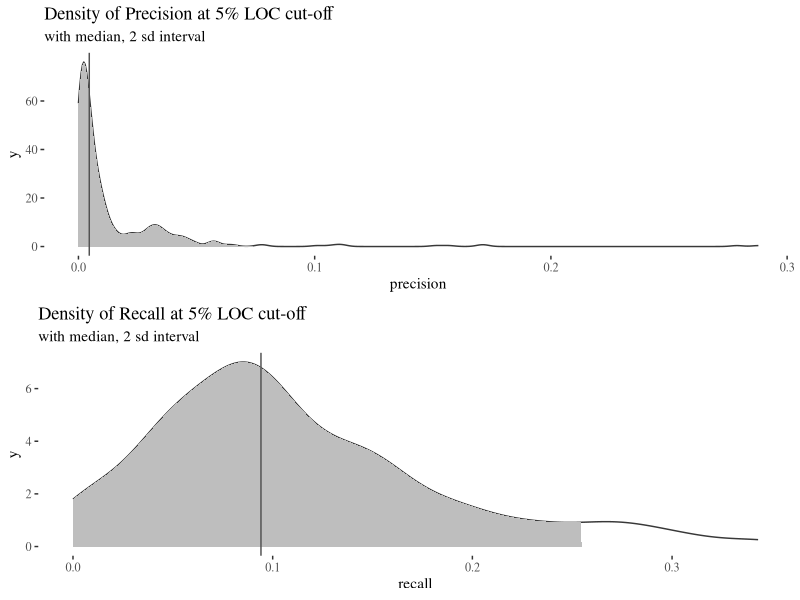

Generate this figure with R: (Note: this script raises an error after producing the figure.)
library(tidyverse)
library(ggthemes)
library(gridExtra)
ggplot2::theme_set(theme_tufte())
bayesplot::color_scheme_set("darkgray")
options(mc.cores = parallel::detectCores())

SEED = 140919 # The day I move in with my gf

setwd("~/Documents/dev/linespots/linespots-analysis/rq3")

d = read_delim('../data.csv',
               delim = ",",
               locale = locale(decimal_mark = "."),
               col_names = TRUE,
               col_types = cols(
                 AUCECDENSITY = col_double(),
                 AUCECEXAM = col_double(),
                 Algorithm = col_factor(),
                 Choice = col_factor(),
                 Commits = col_double(),
                 Depth = col_double(),
                 Domain = col_factor(),
                 EInspect10Density = col_double(),
                 EInspect10EXAM = col_double(),
                 EInspect25Density = col_double(),
                 EInspect25EXAM = col_double(),
                 EXAM = col_double(),
                 EXAM25 = col_double(),
                 EXAM33 = col_double(),
                 EXAM50 = col_double(),
                 EXAM75 = col_double(),
                 EXAM95 = col_double(),
                 EXAMF = col_double(),
                 FixCount = col_double(),
                 FixRanks = col_guess(),
                 FullExam = col_guess(),
                 Future = col_double(),
                 ID = col_factor(),
                 LOC = col_double(),
                 Language = col_factor(),
                 MRD = col_double(),
                 Origin = col_double(),
                 Project = col_factor(),
                 SRD = col_double(),
                 Source = col_factor(),
                 Time = col_factor(),
                 WCP = col_double(),
                 WCW = col_double(),
                 Weighting = col_factor(),
                 fn = col_double(),
                 fp = col_double(),
                 hdMaxDensity = col_double(),
                 hdMaxEXAM = col_double(),
                 hdMaxLOCDensity = col_double(),
                 hdMaxLOCEXAM = col_double(),
                 tn = col_double(),
                 tp = col_double()
               )
)

d = subset(d, d$FixCount != 0)

# Standardizing
d$Commits = (d$Commits - mean(d$Commits)) / sd(d$Commits)
d$LOC = (d$LOC - mean(d$LOC)) / sd(d$LOC)
d$Origin = (d$Origin - mean(d$Origin)) / sd(d$Origin)


# RQ: What kind of weighting function produces the best results for Linespots?

# For this question we are only interested in the behaviour of linespots.
ls.df = subset(d, d$Algorithm == "Linespots")

#There are some interesting things to look at for EXAM25, EXAMF, hdMaxEXAM, hdMaxLOCEXAM and the confusion matrix

ls.df$precision = ls.df$tp / (ls.df$tp + ls.df$fp)
ls.df$recall = ls.df$tp / (ls.df$tp + ls.df$fn)
precision.intervals = mean(ls.df$precision) + (seq(-4, 4, 2) * sd(ls.df$precision))
precision.intervals
recall.intervals = mean(ls.df$recall) + (seq(-4, 4, 2) * sd(ls.df$recall))
recall.intervals
pdf("rq3-precision.pdf")

p1 = ggplot(ls.df, aes(x = precision)) +
  geom_density(color = "grey22")
foo = ggplot_build(p1)$data[[1]]
p1 = p1 +
  geom_area(
    data = subset(foo, x >= precision.intervals[2] & x <= precision.intervals[4]), aes(x = x, y = y), fill = "grey") +
  geom_vline(aes(xintercept = median(precision)), linetype = "solid", color = "grey32") +
  ggtitle("Density of Precision at 5% LOC cut-off", "with median, 2 sd interval")

p2 = ggplot(ls.df, aes(x = recall)) +
  geom_density(color = "grey22")
foo = ggplot_build(p2)$data[[1]]
p2 = p2 +
  geom_area(
    data = subset(foo, x >= recall.intervals[2] & x <= recall.intervals[4]), aes(x = x, y = y), fill = "grey") +
  geom_vline(aes(xintercept = median(recall)), linetype = "solid", color = "grey32") +
  ggtitle("Density of Recall at 5% LOC cut-off", "with median, 2 sd interval")

grid.arrange(p1, p2, ncol=1)
dev.off()



pdf("rq3-exam25-hdm.pdf")
ggplot(ls.df, aes(EXAM25, hdMaxLOCEXAM)) +
  geom_point() +
  geom_abline(slope=1, intercept=0, color="grey22") +
  scale_y_log10() +
  scale_x_log10() +
  ggtitle("Correlation of EXAM 25 and hdMaxLOCEXAM", "log scale, with y=X line")
dev.off()



hdm.intervals = mean(ls.df$hdMaxLOCEXAM) + (seq(-4, 4, 2) * sd(ls.df$hdMaxLOCEXAM))
hdm.intervals
# pdf("rq3-hdm-density.pdf")
p1 = ggplot(ls.df, aes(x = hdMaxLOCEXAM)) +
  geom_density(color = "grey22") +
  xlim(0, hdm.intervals[4])
foo = ggplot_build(p1)$data[[1]]
p1 = p1 +
  geom_area(
    data = subset(foo, x >= hdm.intervals[2] & x <= hdm.intervals[4]), aes(x = x, y = y), fill = "grey") +
  geom_vline(aes(xintercept = median(hdMaxLOCEXAM)), linetype = "solid", color = "grey32") +
  ggtitle("Density of hdMaxLOCEXAM", "with median, 2 sd interval")

p2 = ggplot(ls.df, aes(x = hdMaxLOCEXAM)) +
  geom_density(color = "grey22") +
  xlim(0, 0.01)
foo = ggplot_build(p2)$data[[1]]
p2 = p2 +
  geom_area(
    data = subset(foo, x >= hdm.intervals[2] & x <= hdm.intervals[4]), aes(x = x, y = y), fill = "grey") +
  geom_vline(aes(xintercept = median(hdMaxLOCEXAM)), linetype = "solid", color="grey22") +
  ggtitle("Density of hdMaxLOCEXAM", "with median, zoomed x-axis")

grid.arrange(p1, p2, ncol=1)
dev.off()



ex25.intervals = mean(ls.df$EXAM25) + (seq(-4, 4, 2) * sd(ls.df$EXAM25))
ex25.intervals
pdf("rq3-exam25-density.pdf")
p = ggplot(ls.df, aes(x = EXAM25)) +
  geom_density(color = "grey22")
foo = ggplot_build(p)$data[[1]]
p = p +
  geom_area(
    data = subset(foo, x >= ex25.intervals[2] & x <= ex25.intervals[4]), aes(x = x, y = y), fill = "grey") +
  geom_vline(aes(xintercept = median(EXAM25)), linetype = "solid", color = "grey32") +
  ggtitle("Density of EXAM25", "with median, 2 sd interval")
p
dev.off()



exf.intervals = mean(ls.df$EXAMF) + (seq(-4, 4, 2) * sd(ls.df$EXAMF))
exf.intervals
pdf("rq3-examf-density.pdf")
p1 = ggplot(ls.df, aes(x = EXAMF)) +
  geom_density(color = "grey22") +
  xlim(0, exf.intervals[5])
foo = ggplot_build(p1)$data[[1]]
p1 = p1 +
  geom_area(
    data = subset(foo, x >= exf.intervals[2] & x <= exf.intervals[4]), aes(x = x, y = y), fill = "grey") +
  geom_vline(aes(xintercept = median(EXAMF)), linetype = "solid", color = "grey32") +
  ggtitle("Density of EXAMF", "with median, 4 sd x-axis")

p2 = ggplot(ls.df, aes(x = EXAMF)) +
  geom_density(color = "grey22") +
  xlim(0, 0.0025)
foo = ggplot_build(p2)$data[[1]]
p2 =  p2 +
  geom_area(
    data = subset(foo, x >= exf.intervals[2] & x <= exf.intervals[4]), aes(x = x, y = y), fill = "grey", color="grey22") +
  geom_vline(aes(xintercept = median(EXAMF)), linetype = "solid", color = "grey32") +
  ggtitle("Density of EXAMF", "with median, zoomed x-axis")
  

grid.arrange(p1, p2, ncol=1)
dev.off()
